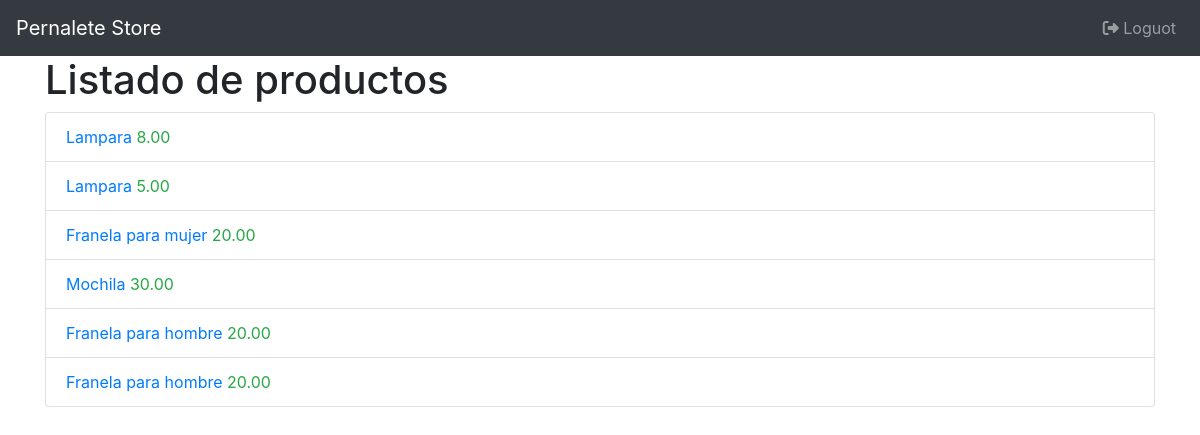
The app's page / (signed in) with its own data.
### products/models.py (models this page shows, shortened)
class Product(models.Model):
   title = models.CharField(max_length=50)
   description = models.TextField()
   price = models.DecimalField(max_digits=8, decimal_places=2, default =0.0)
   slug = models.SlugField(null=False,blank=False,unique=True )
   created_at = models.DateTimeField(auto_now_add=True)
   """def save(self, *args, **kwargs):
      self.slug = slugify(self.title)
      super(Product, self).save(*args, **kwargs)"""

### products/views.py (the view)
# urls.py: path('', ProductListView.as_view(), name = 'index'),
class ProductListView(ListView):
    template_name = 'index.html'
    queryset = Product.objects.all().order_by('-id')
    def get_context_data(self, **kwargs):
        context = super().get_context_data(**kwargs)
        context['message'] = 'Listado de productos '
        return context

### templates/index.html
{% extends 'base.html' %}
{% block content %}
<div class="col">
    <h1>{{ message }}</h1>
    <ul class="list-group">
        {% for product in object_list %}
            <li class="list-group-item">
                <a href="productos/{{ product.slug }}">
                    {{product.title}}
                    <span class="text-success">{{ product.price }}</span>
                </a>
            </li>
        {% endfor %}
    </ul>
</div>
{% endblock content %}

### records on screen
Product: title "Lampara", price "8.00"
Product: title "Lampara", price "5.00"
Product: title "Franela para mujer", price "20.00"
Product: title "Mochila", price "30.00"
Product: title "Franela para hombre", price "20.00"
Product: title "Franela para hombre", price "20.00"

### other values on screen
{{ message }} "Listado de productos"
